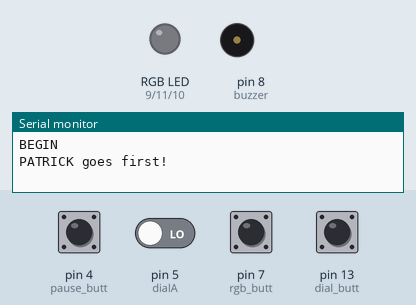
Recording of a sketch running on a simulated Arduino Uno, built with avr-gcc and run on an emulated ATmega328P. Parts: an RGB LED mixed from three pins (HIGH = lit), buzzer (waves = sounding), the last lines printed to the serial monitor. Inputs (shaded band) come from the test bench; at power-on: pin 4 (pause_butt), pin 7 (rgb_butt), pin 13 (dial_butt) HIGH, pin 5 (dialA) LOW. Random numbers use the default seed unless the sketch sets one.

Above: at 1.2 s.
1.3 s: pin 7 (rgb_butt) pulled LOW for 1 s
At 4.0 s:
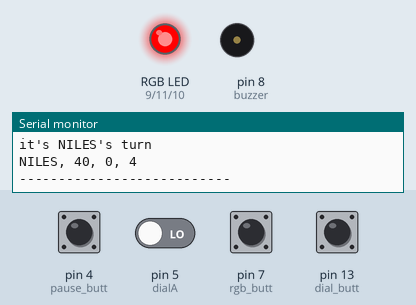
4.3 s: pin 7 (rgb_butt) pulled LOW for 0.15 s
At 6.1 s:
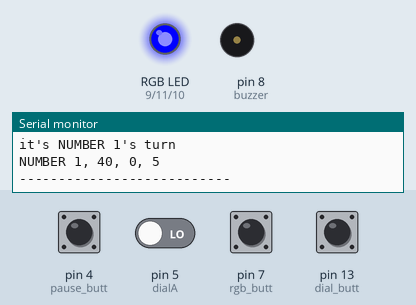
6.5 s: pin 7 (rgb_butt) pulled LOW for 0.15 s
At 7.1 s:
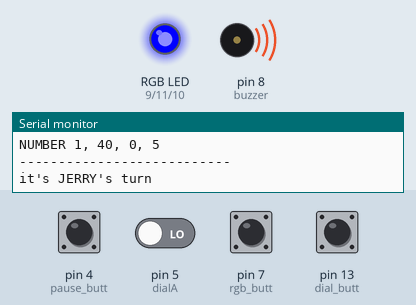
8.7 s: pin 7 (rgb_butt) pulled LOW for 0.15 s
At 10.7 s:
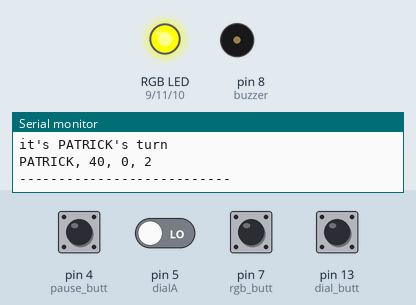
Timing chart, 0 to 12.2 s (numbered marks = the images above; inputs shaded):
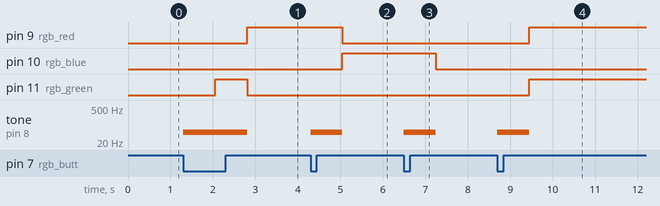

The sketch:

mtg_timer_hfiles_turnorder.ino
```cpp
#include <RGBLed.h>
#include "thevariables.h"
#include "thefunctions.h"

void setup()
{
  pinMode(joystick_butt, INPUT_PULLUP);
  pinMode(pause_butt, INPUT_PULLUP);
  pinMode(rgb_butt, INPUT_PULLUP);
  pinMode(dial_butt, INPUT_PULLUP);

  pinMode(rgb_red, OUTPUT);
  pinMode(rgb_blue, OUTPUT);
  pinMode(rgb_green, OUTPUT);

  pinMode(buzzer, OUTPUT);

  pinMode (dialA, INPUT);
  pinMode (dialB, INPUT);
  pinALast = digitalRead(dialA);

  //turning all lights ON
  digitalWrite(rgb_red, LOW);
  digitalWrite(rgb_green, LOW);
  digitalWrite(rgb_blue, LOW);

  Serial.begin(9600);
  Serial.println("BEGIN");

  turnOrder();

  //  for (int i = 0; i < num_players; i++)
  //  {
  //    //players[i] = init_player(i + 1);
  //    updateplayertime(players[i]);
  //    showPlayerData(players[i]);
  //  }
}

void loop()
{
if (endGame == false)
{
  readpausebutt();

  updatetime();

  readRGBbutt();

  checkDial();
  skipPlayer();
  loseState();
}


}
```

thefunctions.h
```cpp
///////////////////////////////////////////////////FUNCTIONS

void showPlayerData(player thisplayer)
{
  sprintf(buff, "%s, %i, %i, %i", thisplayer.p_name, thisplayer.p_life, thisplayer.p_infect, thisplayer.p_color);
  Serial.println(buff);
  Serial.println("---------------------------");
}

void updateplayertime(player thisplayer)
{
  unsigned long sec = (thisplayer.p_timems / 1000) % 60;
  unsigned long mmin = (thisplayer.p_timems / 60000) % 60;
  unsigned long hour = thisplayer.p_timems / 3600000;

  sprintf(buff, "%s: %02ld:%02ld:%02ld", thisplayer.p_name, hour, mmin, sec);
  Serial.println(buff);
}

void updatetotaltime(unsigned long lasttime)
{
  unsigned long t_sec = (lasttime / 1000) % 60;
  unsigned long t_min = (lasttime / 60000) % 60;
  unsigned long t_hour = lasttime / 3600000;

  Serial.println("");
  sprintf(buff, "Total Time: %02ld:%02ld:%02ld", t_hour, t_min, t_sec);
  Serial.println(buff);    //prints total time
}

void readpausebutt()
{
  if (digitalRead(pause_butt) == HIGH && millis() - pause_lastbuttonpress >= buttondelay) //HIGH is not pressed --> NOT COUNTING, PAUSED
  {
    pause_state = true;
    pause_lastbuttonpress = millis();
    notpause_counter = 0;
    loss_pause = false;

    if (pause_counter < 1)
    {
      last_pausetime = millis();
      pause_counter++;
      Serial.println("");
      Serial.println("PAUSED");
    }
  }

  if (digitalRead(pause_butt) == LOW && millis() - pause_lastbuttonpress >= buttondelay && loss_pause != true) //LOW is pressed --> COUNTING
  {
    pause_state = false;
    pause_lastbuttonpress = millis();
    pause_counter = 0;

    if (notpause_counter < 1)
    {
      pause_time += millis() - last_pausetime; //updating the total amount of time paused to subtract from total time later
      notpause_counter++; //increases so this loop only executes once
      Serial.println(""); //newline
      Serial.println("UNPAUSED");
    }
  }
}

void readRGBbutt()
{
  if (digitalRead(rgb_butt) == LOW && millis() - lastbuttonpress >= buttondelay) //need to amend for holding button
  {
    lastbuttonpress = millis(); //accounts for debouncing delay; keeps track of last real button press
    //who's turn is it?

    if (player_num < num_players)
      player_num += 1;
    else
      player_num = 1;

    Serial.println(""); //newline
    Serial.print("it's ");
    Serial.print(players[player_num - 1].p_name);
    Serial.println("'s turn");

    tone(buzzer, 50);
    delay(750);
    noTone(buzzer);

    rgb_color.setColor(colors[players[player_num - 1].p_color]);

    showPlayerData(players[player_num - 1]);


  }
}

void updatetime()
{
  if (pause_state == false)
  {
    if (millis() - lasttime - pause_time >= 1000) //determines amount of time passed
    {
      lasttime = millis() - pause_time; //restarts time counting

      //decreasing players time
      players[player_num - 1].p_timems -= 1000;

      updatetotaltime(lasttime);
      updateplayertime(players[player_num - 1]); //prints players time
    }
  }
}

void updatelife() //needs to be updated so each player can change their life at any time -- requires all the dials hooked up
{
  aVal = digitalRead(dialA);
  if (aVal != pinALast)
  { // Means the knob is rotating
    // if the knob is rotating, we need to determine direction
    // We do that by reading pin B.

    if (digitalRead(dialB) != aVal) // Means pin A Changed first - We're Rotating Clockwise
    {
      encoderPosCount++;
      if (encoderPosCount % 2 != 0)
      {
        if (lastWhole != encoderPosCount)
        {
          players[player_num - 1].p_life++;
          Serial.print(players[player_num - 1].p_name);
          Serial.print("'s life: ");
          Serial.println(players[player_num - 1].p_life);
        }
        lastWhole = encoderPosCount;
      }
    }
    else // Otherwise B changed first and we're moving CCW
    {
      encoderPosCount--;
      if (encoderPosCount % 2 != 0)
      {
        if (lastWhole != encoderPosCount)
        {
          players[player_num - 1].p_life--;
          Serial.print(players[player_num - 1].p_name);
          Serial.print("'s life: ");
          Serial.println(players[player_num - 1].p_life);
        }
        lastWhole = encoderPosCount;
      }
    }
  }
  pinALast = aVal;
}


void updateinfect()
{
  aVal = digitalRead(dialA);
  if (aVal != pinALast)
  { // Means the knob is rotating
    // if the knob is rotating, we need to determine direction
    // We do that by reading pin B.

    if (digitalRead(dialB) != aVal) // Means pin A Changed first - We're Rotating Clockwise
    {
      encoderPosCount++;
      if (encoderPosCount % 2 != 0)
      {
        if (lastWhole != encoderPosCount)
        {
          players[player_num - 1].p_infect++;
          Serial.print(players[player_num - 1].p_name);
          Serial.print("'s infect: ");
          Serial.println(players[player_num - 1].p_infect);;
        }
        lastWhole = encoderPosCount;
      }
    }
    else // Otherwise B changed first and we're moving CCW
    {
      encoderPosCount--;
      if (encoderPosCount % 2 != 0)
      {
        if (lastWhole != encoderPosCount)
        {

          players[player_num - 1].p_infect--;
          Serial.print(players[player_num - 1].p_name);
          Serial.print("'s infect: ");
          Serial.println(players[player_num - 1].p_infect);
        }
        lastWhole = encoderPosCount;
      }
    }
  }
  pinALast = aVal;
}

void checkDial()
{
  if (digitalRead(dial_butt) == LOW && millis() - dial_lastbuttonpress >= buttondelay)
  {
    dial_lastbuttonpress = millis();

    if (dialState == 1)
    {
      dialState = 0;
      //Serial.println("infect");
    }
    else if (dialState == 0)
    {
      dialState = 1;
      //Serial.println("life");
    }
  }

  if (dialState == 1)
  {
    updatelife();
  }
  if (dialState == 0)
  {
    updateinfect();
  }
}

void turnOrder()
{
  randomSeed(analogRead(0));
  player_num = random(1, num_players);
  //Serial.println(player_num);
  Serial.print(players[player_num - 1].p_name);
  Serial.println(" goes first!");

}

void skipPlayer()
{
  if (players[player_num - 1].p_winloss == -1)
  {
    player_num++;
  }
}

void loseState()
{
    for (int i = 0; i < num_players; i++)
    {
      if ((players[i].p_life <= 0 || players[i].p_infect >= 10 || players[i].p_timems <= 0) && players[i].p_winloss != -1)
      {
        Serial.print(players[i].p_name);
        Serial.println(" loses!");
        players[i].p_winloss = -1;
        c_num_players--;
        loss_pause = true;

        Serial.println("Moment of silence for our fallen comrade");

        tone(buzzer, 150);
        delay(500);
        tone(buzzer, 100);
        delay(500);
        tone(buzzer, 50);
        delay(750);
        noTone(buzzer);
      }
      if (c_num_players == 1 && players[i].p_winloss != -1)
      {
        players[i].p_winloss = 1;
        Serial.print(players[i].p_name);
        Serial.println(" wins!");
        endGame = true;
        Serial.print("GAME OVER");
      }
  }
}
```

thevariables.h
```cpp
#define DEFAULT_TIME 60000
char buff[80];

//DEBOUNCE
unsigned long lasttime = 0;
int buttondelay = 400;
unsigned long lastbuttonpress = 0;
unsigned long pause_lastbuttonpress = 0;
unsigned long rgb_lastbuttonpress = 0;
unsigned long dial_lastbuttonpress = 0;

unsigned long pause_time = 0;
unsigned long last_pausetime = 0;
bool pause_state = false;
bool loss_pause = false;
int pause_counter = 1;
int notpause_counter = 0;

//BUTTON PIN ASSIGNMENTS
int rgb_butt = 7;
int pause_butt = 4;
int dial_butt = 13;
int joystick_butt = 2;
int joystick_x = 16;
int joystick_y = 17;
int rgb_red = 9;
int rgb_blue = 10;
int rgb_green = 11;
int dialA = 5;
int dialB = 3;
int buzzer = 8;

//dial setup
int pinALast = 0;
int aVal = 0;
int lastWhole;
int encoderPosCount = 0;
int dialState = 1; //1 is life, 0 is infect


//RGB setup
RGBLed rgb_color(rgb_red, rgb_green, rgb_blue, RGBLed::COMMON_ANODE);
int colorpicker = 0;
int* colors[7] = {RGBLed::RED, RGBLed::GREEN, RGBLed::BLUE, RGBLed::MAGENTA, RGBLed::CYAN, RGBLed::YELLOW, RGBLed::WHITE};

//PLAYER DATA
int player_num = 1;
int max_players = 5;
int num_players = 5;
int c_num_players = num_players;
bool endGame = false;


struct player {
  char p_name[10];
  int p_num;
  unsigned long p_timems;
  int p_life;
  int p_infect;
  int p_color;
  int p_winloss; //0 is und, 1 won, -1 loss
} players[] = {
  {"PATRICK", 1, DEFAULT_TIME, 40, 0, 2, 0},
  {"AMYTHYST", 2, DEFAULT_TIME, 40, 0, 3, 0},
  {"NILES", 3, DEFAULT_TIME, 40, 0, 4, 0},
  {"NUMBER 1", 4, DEFAULT_TIME, 40, 0, 5, 0},
  {"JERRY", 5, DEFAULT_TIME, 40, 0, 6, 0}
};

//player init_player(unsigned int player_num)
//{
//  player newplayer;
//  sprintf(newplayer.p_name, "Player %i", player_num) ;
//  newplayer.p_timems = DEFAULT_TIME;
//  newplayer.p_life = 40;
//  newplayer.p_infect = 0;
//  return newplayer;
//}
```

Measured:
- after the input at 1.3 s, pin 9 (rgb_red): LOW → HIGH after 1.5 s; pin 11 (rgb_green): LOW → HIGH after 0.75 s, → LOW 0.76 s later; tone on pin 8 (buzzer): silent → 50 Hz at once, → silent 1.5 s later
- after the input at 4.3 s, pin 9 (rgb_red): HIGH → LOW after 0.75 s; pin 10 (rgb_blue): LOW → HIGH after 0.75 s; tone on pin 8 (buzzer): silent → 50 Hz at once, → silent 0.75 s later
- after the input at 6.5 s, pin 10 (rgb_blue): HIGH → LOW after 0.75 s; tone on pin 8 (buzzer): silent → 50 Hz at once, → silent 0.75 s later
- after the input at 8.7 s, pin 9 (rgb_red), pin 11 (rgb_green): LOW → HIGH after 0.75 s; tone on pin 8 (buzzer): silent → 50 Hz at once, → silent 0.75 s later
